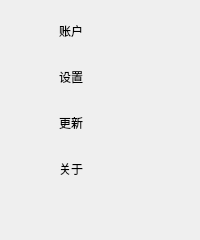
        <widget class="QWidget" name="mine_page">
         <layout class="QHBoxLayout" name="horizontalLayout_10">
          <item>
           <layout class="QHBoxLayout" name="horizontalLayout_9">
            <item>
             <layout class="QVBoxLayout" name="verticalLayout_15">
              <item>
               <widget class="QLabel" name="label_account">
                <property name="sizePolicy">
                 <sizepolicy hsizetype="Fixed" vsizetype="Fixed">
                  <horstretch>0</horstretch>
                  <verstretch>0</verstretch>
                 </sizepolicy>
                </property>
                <property name="minimumSize">
                 <size>
                  <width>120</width>
                  <height>40</height>
                 </size>
                </property>
                <property name="maximumSize">
                 <size>
                  <width>120</width>
                  <height>40</height>
                 </size>
                </property>
                <property name="text">
                 <string>账户</string>
                </property>
                <property name="alignment">
                 <set>Qt::AlignCenter</set>
                </property>
               </widget>
              </item>
              <item>
               <widget class="QLabel" name="label_settings">
                <property name="sizePolicy">
                 <sizepolicy hsizetype="Fixed" vsizetype="Fixed">
                  <horstretch>0</horstretch>
                  <verstretch>0</verstretch>
                 </sizepolicy>
                </property>
                <property name="minimumSize">
                 <size>
                  <width>120</width>
                  <height>40</height>
                 </size>
                </property>
                <property name="maximumSize">
                 <size>
                  <width>120</width>
                  <height>40</height>
                 </size>
                </property>
                <property name="text">
                 <string>设置</string>
                </property>
                <property name="alignment">
                 <set>Qt::AlignCenter</set>
                </property>
               </widget>
              </item>
              <item>
               <widget class="QLabel" name="label_update">
                <property name="sizePolicy">
                 <sizepolicy hsizetype="Fixed" vsizetype="Fixed">
                  <horstretch>0</horstretch>
                  <verstretch>0</verstretch>
                 </sizepolicy>
                </property>
                <property name="minimumSize">
                 <size>
                  <width>120</width>
                  <height>40</height>
                 </size>
                </property>
                <property name="maximumSize">
                 <size>
                  <width>120</width>
                  <height>40</height>
                 </size>
                </property>
                <property name="text">
                 <string>更新</string>
                </property>
                <property name="alignment">
                 <set>Qt::AlignCenter</set>
                </property>
               </widget>
              </item>
              <item>
               <widget class="QLabel" name="label_about">
                <property name="sizePolicy">
                 <sizepolicy hsizetype="Fixed" vsizetype="Fixed">
                  <horstretch>0</horstretch>
                  <verstretch>0</verstretch>
                 </sizepolicy>
                </property>
                <property name="minimumSize">
                 <size>
                  <width>120</width>
                  <height>40</height>
                 </size>
                </property>
                <property name="maximumSize">
                 <size>
                  <width>120</width>
                  <height>40</height>
                 </size>
                </property>
                <property name="text">
                 <string>关于</string>
                </property>
                <property name="alignment">
                 <set>Qt::AlignCenter</set>
                </property>
               </widget>
              </item>
              <item>
               <spacer name="verticalSpacer_2">
                <property name="orientation">
                 <enum>Qt::Vertical</enum>
                </property>
                <property name="sizeHint" stdset="0">
                 <size>
                  <width>20</width>
                  <height>40</height>
                 </size>
                </property>
               </spacer>
              </item>
             </layout>
            </item>
            <item>
             <widget class="QStackedWidget" name="stackedWidget_2">
              <property name="currentIndex">
               <number>0</number>
              </property>
              <widget class="QWidget" name="page"/>
              <widget class="QWidget" name="page_2"/>
             </widget>
            </item>
           </layout>
          </item>
         </layout>
        </widget>
